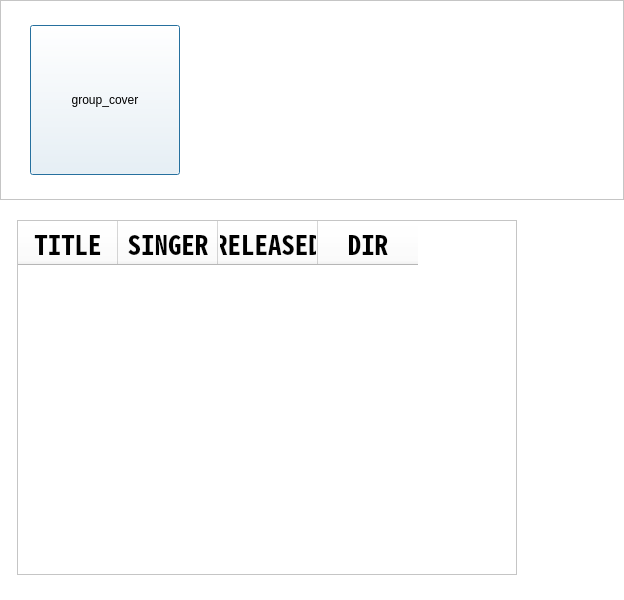
<?xml version="1.0" encoding="UTF-8"?>
<ui version="4.0">
 <class>PlayListDialog</class>
 <widget class="QDialog" name="PlayListDialog">
  <property name="geometry">
   <rect>
    <x>0</x>
    <y>0</y>
    <width>624</width>
    <height>600</height>
   </rect>
  </property>
  <property name="palette">
   <palette>
    <active>
     <colorrole role="WindowText">
      <brush brushstyle="SolidPattern">
       <color alpha="255">
        <red>0</red>
        <green>0</green>
        <blue>0</blue>
       </color>
      </brush>
     </colorrole>
     <colorrole role="Button">
      <brush brushstyle="SolidPattern">
       <color alpha="255">
        <red>255</red>
        <green>255</green>
        <blue>255</blue>
       </color>
      </brush>
     </colorrole>
     <colorrole role="Light">
      <brush brushstyle="SolidPattern">
       <color alpha="255">
        <red>255</red>
        <green>255</green>
        <blue>255</blue>
       </color>
      </brush>
     </colorrole>
     <colorrole role="Midlight">
      <brush brushstyle="SolidPattern">
       <color alpha="255">
        <red>255</red>
        <green>255</green>
        <blue>255</blue>
       </color>
      </brush>
     </colorrole>
     <colorrole role="Dark">
      <brush brushstyle="SolidPattern">
       <color alpha="255">
        <red>127</red>
        <green>127</green>
        <blue>127</blue>
       </color>
      </brush>
     </colorrole>
     <colorrole role="Mid">
      <brush brushstyle="SolidPattern">
       <color alpha="255">
        <red>170</red>
        <green>170</green>
        <blue>170</blue>
       </color>
      </brush>
     </colorrole>
     <colorrole role="Text">
      <brush brushstyle="SolidPattern">
       <color alpha="255">
        <red>0</red>
        <green>0</green>
        <blue>0</blue>
       </color>
      </brush>
     </colorrole>
     <colorrole role="BrightText">
      <brush brushstyle="SolidPattern">
       <color alpha="255">
        <red>255</red>
        <green>255</green>
        <blue>255</blue>
       </color>
      </brush>
     </colorrole>
     <colorrole role="ButtonText">
      <brush brushstyle="SolidPattern">
       <color alpha="255">
        <red>0</red>
        <green>0</green>
        <blue>0</blue>
       </color>
      </brush>
     </colorrole>
     <colorrole role="Base">
      <brush brushstyle="SolidPattern">
       <color alpha="255">
        <red>255</red>
        <green>255</green>
        <blue>255</blue>
       </color>
      </brush>
     </colorrole>
     <colorrole role="Window">
      <brush brushstyle="SolidPattern">
       <color alpha="255">
        <red>255</red>
        <green>255</green>
        <blue>255</blue>
       </color>
      </brush>
     </colorrole>
     <colorrole role="Shadow">
      <brush brushstyle="SolidPattern">
       <color alpha="255">
        <red>0</red>
        <green>0</green>
        <blue>0</blue>
       </color>
      </brush>
     </colorrole>
     <colorrole role="AlternateBase">
      <brush brushstyle="SolidPattern">
       <color alpha="255">
        <red>255</red>
        <green>255</green>
        <blue>255</blue>
       </color>
      </brush>
     </colorrole>
     <colorrole role="ToolTipBase">
      <brush brushstyle="SolidPattern">
       <color alpha="255">
        <red>255</red>
        <green>255</green>
        <blue>220</blue>
       </color>
      </brush>
     </colorrole>
     <colorrole role="ToolTipText">
      <brush brushstyle="SolidPattern">
       <color alpha="255">
        <red>0</red>
        <green>0</green>
        <blue>0</blue>
       </color>
      </brush>
     </colorrole>
    </active>
    <inactive>
     <colorrole role="WindowText">
      <brush brushstyle="SolidPattern">
       <color alpha="255">
        <red>0</red>
        <green>0</green>
        <blue>0</blue>
       </color>
      </brush>
     </colorrole>
     <colorrole role="Button">
      <brush brushstyle="SolidPattern">
       <color alpha="255">
        <red>255</red>
        <green>255</green>
        <blue>255</blue>
       </color>
      </brush>
     </colorrole>
     <colorrole role="Light">
      <brush brushstyle="SolidPattern">
       <color alpha="255">
        <red>255</red>
        <green>255</green>
        <blue>255</blue>
       </color>
      </brush>
     </colorrole>
     <colorrole role="Midlight">
      <brush brushstyle="SolidPattern">
       <color alpha="255">
        <red>255</red>
        <green>255</green>
        <blue>255</blue>
       </color>
      </brush>
     </colorrole>
     <colorrole role="Dark">
      <brush brushstyle="SolidPattern">
       <color alpha="255">
        <red>127</red>
        <green>127</green>
        <blue>127</blue>
       </color>
      </brush>
     </colorrole>
     <colorrole role="Mid">
      <brush brushstyle="SolidPattern">
       <color alpha="255">
        <red>170</red>
        <green>170</green>
        <blue>170</blue>
       </color>
      </brush>
     </colorrole>
     <colorrole role="Text">
      <brush brushstyle="SolidPattern">
       <color alpha="255">
        <red>0</red>
        <green>0</green>
        <blue>0</blue>
       </color>
      </brush>
     </colorrole>
     <colorrole role="BrightText">
      <brush brushstyle="SolidPattern">
       <color alpha="255">
        <red>255</red>
        <green>255</green>
        <blue>255</blue>
       </color>
      </brush>
     </colorrole>
     <colorrole role="ButtonText">
      <brush brushstyle="SolidPattern">
       <color alpha="255">
        <red>0</red>
        <green>0</green>
        <blue>0</blue>
       </color>
      </brush>
     </colorrole>
     <colorrole role="Base">
      <brush brushstyle="SolidPattern">
       <color alpha="255">
        <red>255</red>
        <green>255</green>
        <blue>255</blue>
       </color>
      </brush>
     </colorrole>
     <colorrole role="Window">
      <brush brushstyle="SolidPattern">
       <color alpha="255">
        <red>255</red>
        <green>255</green>
        <blue>255</blue>
       </color>
      </brush>
     </colorrole>
     <colorrole role="Shadow">
      <brush brushstyle="SolidPattern">
       <color alpha="255">
        <red>0</red>
        <green>0</green>
        <blue>0</blue>
       </color>
      </brush>
     </colorrole>
     <colorrole role="AlternateBase">
      <brush brushstyle="SolidPattern">
       <color alpha="255">
        <red>255</red>
        <green>255</green>
        <blue>255</blue>
       </color>
      </brush>
     </colorrole>
     <colorrole role="ToolTipBase">
      <brush brushstyle="SolidPattern">
       <color alpha="255">
        <red>255</red>
        <green>255</green>
        <blue>220</blue>
       </color>
      </brush>
     </colorrole>
     <colorrole role="ToolTipText">
      <brush brushstyle="SolidPattern">
       <color alpha="255">
        <red>0</red>
        <green>0</green>
        <blue>0</blue>
       </color>
      </brush>
     </colorrole>
    </inactive>
    <disabled>
     <colorrole role="WindowText">
      <brush brushstyle="SolidPattern">
       <color alpha="255">
        <red>127</red>
        <green>127</green>
        <blue>127</blue>
       </color>
      </brush>
     </colorrole>
     <colorrole role="Button">
      <brush brushstyle="SolidPattern">
       <color alpha="255">
        <red>255</red>
        <green>255</green>
        <blue>255</blue>
       </color>
      </brush>
     </colorrole>
     <colorrole role="Light">
      <brush brushstyle="SolidPattern">
       <color alpha="255">
        <red>255</red>
        <green>255</green>
        <blue>255</blue>
       </color>
      </brush>
     </colorrole>
     <colorrole role="Midlight">
      <brush brushstyle="SolidPattern">
       <color alpha="255">
        <red>255</red>
        <green>255</green>
        <blue>255</blue>
       </color>
      </brush>
     </colorrole>
     <colorrole role="Dark">
      <brush brushstyle="SolidPattern">
       <color alpha="255">
        <red>127</red>
        <green>127</green>
        <blue>127</blue>
       </color>
      </brush>
     </colorrole>
     <colorrole role="Mid">
      <brush brushstyle="SolidPattern">
       <color alpha="255">
        <red>170</red>
        <green>170</green>
        <blue>170</blue>
       </color>
      </brush>
     </colorrole>
     <colorrole role="Text">
      <brush brushstyle="SolidPattern">
       <color alpha="255">
        <red>127</red>
        <green>127</green>
        <blue>127</blue>
       </color>
      </brush>
     </colorrole>
     <colorrole role="BrightText">
      <brush brushstyle="SolidPattern">
       <color alpha="255">
        <red>255</red>
        <green>255</green>
        <blue>255</blue>
       </color>
      </brush>
     </colorrole>
     <colorrole role="ButtonText">
      <brush brushstyle="SolidPattern">
       <color alpha="255">
        <red>127</red>
        <green>127</green>
        <blue>127</blue>
       </color>
      </brush>
     </colorrole>
     <colorrole role="Base">
      <brush brushstyle="SolidPattern">
       <color alpha="255">
        <red>255</red>
        <green>255</green>
        <blue>255</blue>
       </color>
      </brush>
     </colorrole>
     <colorrole role="Window">
      <brush brushstyle="SolidPattern">
       <color alpha="255">
        <red>255</red>
        <green>255</green>
        <blue>255</blue>
       </color>
      </brush>
     </colorrole>
     <colorrole role="Shadow">
      <brush brushstyle="SolidPattern">
       <color alpha="255">
        <red>0</red>
        <green>0</green>
        <blue>0</blue>
       </color>
      </brush>
     </colorrole>
     <colorrole role="AlternateBase">
      <brush brushstyle="SolidPattern">
       <color alpha="255">
        <red>255</red>
        <green>255</green>
        <blue>255</blue>
       </color>
      </brush>
     </colorrole>
     <colorrole role="ToolTipBase">
      <brush brushstyle="SolidPattern">
       <color alpha="255">
        <red>255</red>
        <green>255</green>
        <blue>220</blue>
       </color>
      </brush>
     </colorrole>
     <colorrole role="ToolTipText">
      <brush brushstyle="SolidPattern">
       <color alpha="255">
        <red>0</red>
        <green>0</green>
        <blue>0</blue>
       </color>
      </brush>
     </colorrole>
    </disabled>
   </palette>
  </property>
  <property name="windowTitle">
   <string>Dialog</string>
  </property>
  <property name="styleSheet">
   <string notr="true">#label
{
	
}</string>
  </property>
  <widget class="QFrame" name="group_background">
   <property name="geometry">
    <rect>
     <x>0</x>
     <y>0</y>
     <width>624</width>
     <height>200</height>
    </rect>
   </property>
   <property name="autoFillBackground">
    <bool>false</bool>
   </property>
   <property name="styleSheet">
    <string notr="true"/>
   </property>
   <property name="frameShape">
    <enum>QFrame::StyledPanel</enum>
   </property>
   <property name="frameShadow">
    <enum>QFrame::Raised</enum>
   </property>
   <widget class="QLabel" name="label">
    <property name="geometry">
     <rect>
      <x>200</x>
      <y>30</y>
      <width>151</width>
      <height>31</height>
     </rect>
    </property>
    <property name="palette">
     <palette>
      <active>
       <colorrole role="WindowText">
        <brush brushstyle="SolidPattern">
         <color alpha="255">
          <red>255</red>
          <green>255</green>
          <blue>255</blue>
         </color>
        </brush>
       </colorrole>
       <colorrole role="Text">
        <brush brushstyle="SolidPattern">
         <color alpha="255">
          <red>255</red>
          <green>255</green>
          <blue>255</blue>
         </color>
        </brush>
       </colorrole>
      </active>
      <inactive>
       <colorrole role="WindowText">
        <brush brushstyle="SolidPattern">
         <color alpha="255">
          <red>255</red>
          <green>255</green>
          <blue>255</blue>
         </color>
        </brush>
       </colorrole>
       <colorrole role="Text">
        <brush brushstyle="SolidPattern">
         <color alpha="255">
          <red>255</red>
          <green>255</green>
          <blue>255</blue>
         </color>
        </brush>
       </colorrole>
      </inactive>
      <disabled>
       <colorrole role="WindowText">
        <brush brushstyle="SolidPattern">
         <color alpha="255">
          <red>127</red>
          <green>127</green>
          <blue>127</blue>
         </color>
        </brush>
       </colorrole>
       <colorrole role="Text">
        <brush brushstyle="SolidPattern">
         <color alpha="255">
          <red>127</red>
          <green>127</green>
          <blue>127</blue>
         </color>
        </brush>
       </colorrole>
      </disabled>
     </palette>
    </property>
    <property name="font">
     <font>
      <family>Noto Sans Mono CJK KR</family>
      <pointsize>20</pointsize>
      <weight>50</weight>
      <bold>false</bold>
     </font>
    </property>
    <property name="text">
     <string>Hi, Libby</string>
    </property>
   </widget>
   <widget class="QPushButton" name="group_cover">
    <property name="geometry">
     <rect>
      <x>30</x>
      <y>25</y>
      <width>150</width>
      <height>150</height>
     </rect>
    </property>
    <property name="text">
     <string>group_cover</string>
    </property>
   </widget>
  </widget>
  <widget class="QTableWidget" name="playlist_table">
   <property name="geometry">
    <rect>
     <x>17</x>
     <y>220</y>
     <width>500</width>
     <height>355</height>
    </rect>
   </property>
   <property name="palette">
    <palette>
     <active/>
     <inactive/>
     <disabled/>
    </palette>
   </property>
   <property name="font">
    <font>
     <family>Noto Sans Mono CJK KR</family>
     <pointsize>20</pointsize>
    </font>
   </property>
   <property name="cursor" stdset="0">
    <cursorShape>ClosedHandCursor</cursorShape>
   </property>
   <property name="frameShape">
    <enum>QFrame::StyledPanel</enum>
   </property>
   <property name="frameShadow">
    <enum>QFrame::Plain</enum>
   </property>
   <property name="lineWidth">
    <number>0</number>
   </property>
   <property name="sortingEnabled">
    <bool>true</bool>
   </property>
   <column>
    <property name="text">
     <string>TITLE</string>
    </property>
    <property name="font">
     <font>
      <family>Noto Sans Mono CJK KR</family>
      <pointsize>20</pointsize>
      <weight>75</weight>
      <bold>true</bold>
     </font>
    </property>
    <property name="textAlignment">
     <set>AlignHCenter|AlignVCenter|AlignCenter</set>
    </property>
   </column>
   <column>
    <property name="text">
     <string>SINGER</string>
    </property>
    <property name="font">
     <font>
      <family>Noto Sans Mono CJK KR</family>
      <pointsize>20</pointsize>
      <weight>75</weight>
      <bold>true</bold>
     </font>
    </property>
    <property name="textAlignment">
     <set>AlignHCenter|AlignVCenter|AlignCenter</set>
    </property>
   </column>
   <column>
    <property name="text">
     <string>RELEASED</string>
    </property>
    <property name="font">
     <font>
      <family>Noto Sans Mono CJK KR</family>
      <pointsize>20</pointsize>
      <weight>75</weight>
      <bold>true</bold>
     </font>
    </property>
    <property name="textAlignment">
     <set>AlignHCenter|AlignVCenter|AlignCenter</set>
    </property>
   </column>
   <column>
    <property name="text">
     <string>DIR</string>
    </property>
    <property name="font">
     <font>
      <family>Noto Sans Mono CJK KR</family>
      <pointsize>20</pointsize>
      <weight>75</weight>
      <bold>true</bold>
     </font>
    </property>
    <property name="textAlignment">
     <set>AlignHCenter|AlignVCenter|AlignCenter</set>
    </property>
   </column>
  </widget>
  <widget class="QPushButton" name="btn_add_song">
   <property name="geometry">
    <rect>
     <x>540</x>
     <y>220</y>
     <width>50</width>
     <height>50</height>
    </rect>
   </property>
   <property name="palette">
    <palette>
     <active/>
     <inactive/>
     <disabled/>
    </palette>
   </property>
   <property name="styleSheet">
    <string notr="true">#btn_add_song
{
	background-image: url(:/images/qdemo/images/save.png);
	border : none;
}</string>
   </property>
   <property name="text">
    <string/>
   </property>
  </widget>
  <widget class="QPushButton" name="btn_remove_song">
   <property name="geometry">
    <rect>
     <x>540</x>
     <y>290</y>
     <width>50</width>
     <height>50</height>
    </rect>
   </property>
   <property name="palette">
    <palette>
     <active/>
     <inactive/>
     <disabled/>
    </palette>
   </property>
   <property name="styleSheet">
    <string notr="true">#btn_remove_song
{
	background-image: url(:/images/qdemo/images/remove.png);
	border : none;
}</string>
   </property>
   <property name="text">
    <string/>
   </property>
  </widget>
 </widget>
 <resources/>
 <connections/>
</ui>
